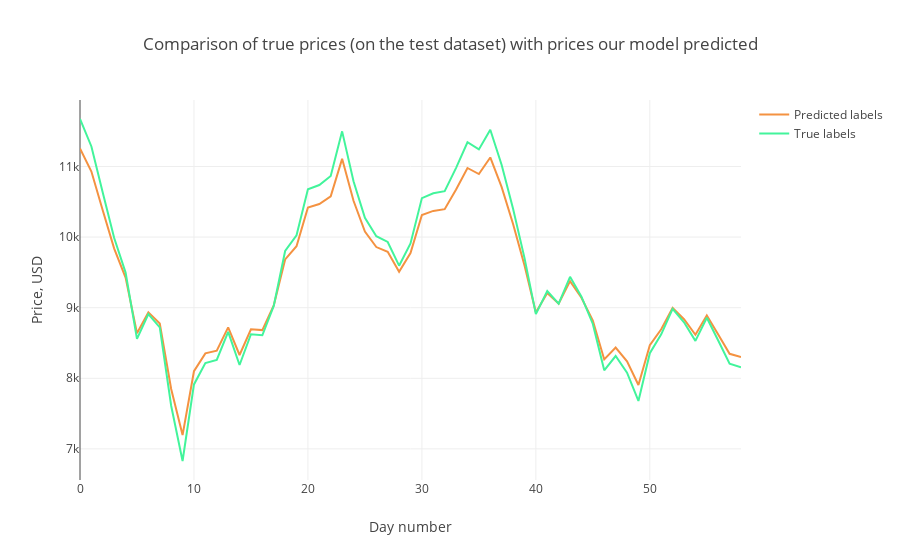

Notebook code cell kept with this figure:
### Code cell
trace1 = go.Scatter(
    x = np.arange(0, len(prediction2_inverse), 1),
    y = prediction2_inverse,
    mode = 'lines',
    name = 'Predicted labels',
    line = dict(color=('rgb(244, 146, 65)'), width=2)
)
trace2 = go.Scatter(
    x = np.arange(0, len(Y_test2_inverse), 1),
    y = Y_test2_inverse,
    mode = 'lines',
    name = 'True labels',
    line = dict(color=('rgb(66, 244, 155)'), width=2)
)

data = [trace1, trace2]
layout = dict(title = 'Comparison of true prices (on the test dataset) with prices our model predicted',
             xaxis = dict(title = 'Day number'), yaxis = dict(title = 'Price, USD'))
fig = dict(data=data, layout=layout)
py.iplot(fig, filename='results_demonstrating0')

### Figure 1 — Plotly figure (JSON) as saved in the notebook; plotly's stock layout.template omitted (floating-point values rounded to 4 significant figures)
{"data": [{"line": {"color": "rgb(244, 146, 65)", "width": 2}, "mode": "lines", "name": "Predicted labels", "type": "scatter", "x": [0, 1, 2, 3, 4, 5, 6, 7, 8, 9, 10, 11, 12, 13, 14, 15, 16, 17, 18, 19, 20, 21, 22, 23, 24, 25, 26, 27, 28, 29, 30, 31, 32, 33, 34, 35, 36, 37, 38, 39, 40, 41, 42, 43, 44, 45, 46, 47, 48, 49, 50, 51, 52, 53, 54, 55, 56, 57, 58], "y": [11260.0, 10930.0, 10380.0, 9837.0, 9426.0, 8639.0, 8935.0, 8776.0, 7848.0, 7195.0, 8100.0, 8353.0, 8391.0, 8722.0, 8330.0, 8695.0, 8683.0, 9031.0, 9683.0, 9870.0, 10420.0, 10470.0, 10580.0, 11110.0, 10510.0, 10080.0, 9859.0, 9791.0, 9509.0, 9773.0, 10310.0, 10370.0, 10400.0, 10670.0, 10980.0, 10890.0, 11130.0, 10710.0, 10180.0, 9601.0, 8933.0, 9208.0, 9059.0, 9376.0, 9140.0, 8816.0, 8267.0, 8436.0, 8239.0, 7905.0, 8470.0, 8694.0, 8996.0, 8836.0, 8616.0, 8891.0, 8621.0, 8347.0, 8302.0]}, {"line": {"color": "rgb(66, 244, 155)", "width": 2}, "mode": "lines", "name": "True labels", "type": "scatter", "x": [0, 1, 2, 3, 4, 5, 6, 7, 8, 9, 10, 11, 12, 13, 14, 15, 16, 17, 18, 19, 20, 21, 22, 23, 24, 25, 26, 27, 28, 29, 30, 31, 32, 33, 34, 35, 36, 37, 38, 39, 40, 41, 42, 43, 44, 45, 46, 47, 48, 49, 50, 51, 52, 53, 54, 55, 56, 57, 58], "y": [11670.0, 11280.0, 10630.0, 9986.0, 9497.0, 8558.0, 8911.0, 8721.0, 7611.0, 6828.0, 7913.0, 8216.0, 8261.0, 8656.0, 8188.0, 8624.0, 8610.0, 9025.0, 9803.0, 10030.0, 10680.0, 10740.0, 10870.0, 11500.0, 10790.0, 10270.0, 10010.0, 9931.0, 9595.0, 9910.0, 10550.0, 10620.0, 10650.0, 10980.0, 11340.0, 11240.0, 11520.0, 11020.0, 10400.0, 9705.0, 8908.0, 9237.0, 9058.0, 9437.0, 9156.0, 8769.0, 8113.0, 8315.0, 8079.0, 7679.0, 8355.0, 8623.0, 8983.0, 8793.0, 8530.0, 8858.0, 8536.0, 8208.0, 8155.0]}], "layout": {"title": "Comparison of true prices (on the test dataset) with prices our model predicted", "xaxis": {"title": "Day number"}, "yaxis": {"title": "Price, USD"}}}
